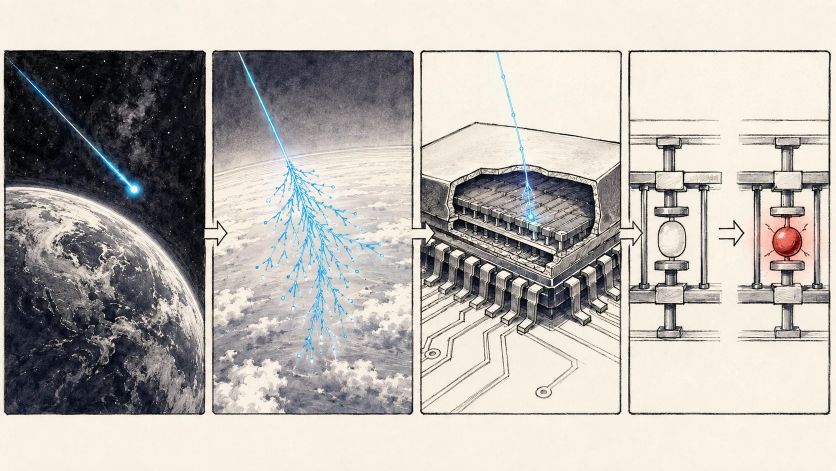
#> input picture projects/cosmic-ray-proof/assets/style/golide-style-frame-v1.webp, 1672 x 941 px (shown at 1/2 size)
$ python -i openai_media.py   (imports and definitions only)
#> lines starting #> are read from the running program, lines starting #| are printed output that depends on the picture; after the words box and inside, x2 and y2 are one past the last pixel; in counts of white or black regions, pixels touching at a corner belong together
from __future__ import annotations

import base64
import subprocess
import tempfile
from contextlib import ExitStack
from pathlib import Path

from PIL import Image, ImageFile

from .base import ProviderOutput
from .openai_client import client
from ..visual_identity import VisualIdentity


class OpenAIImageProvider:
    def __init__(self, model: str = "gpt-image-2", quality: str = "medium"):
        self.model = model
        self.quality = quality

    # [171 lines left out: functions _identity, _locked_prompt, _references_for, _normalize_edit_references, _create, create_image and 2 more, not called in this run]


SAFE_RETRY = (" Keep it calm and everyday: ordinary objects only, no weapons, no explosions, no fire, "
              "no smoke, no tanks, no gas cylinders, no blasts, no damage, no people in danger.")


class OpenAILineArtProvider:
    """Scene illustrations for GOLIDE Black videos.

    Deliberately bypasses the older paper-cut/navy identity wrapper: these
    prompts already lock the black line-art style (see vector.illustrate).
    """

    def __init__(self, model: str = "gpt-image-1-mini", quality: str = "medium"):
        self.model = model
        self.quality = quality

    STRUCTURE_RULE = (" REFERENCE IMAGES: they show how the objects are really built (a real product, or a "
                      "sketch of how a coin, banknote, bank, shelf, card or contract is made). Copy ONLY the "
                      "structure: the "
                      "silhouette, proportions, number of legs, wheels or arms, and its distinctive "
                      "parts, so the drawing is unmistakably THIS product. Ignore its colours, lighting, "
                      "materials, background, people, text and logos; draw it entirely in the line-art "
                      "style above.")

    # [17 lines left out: function create, not called in this run]


PRODUCT_SHOT_RULES = (
    "A photorealistic product render of the REAL product, like the maker's own launch "
    "pictures: exact shape, proportions, materials, colours, buttons, cameras and seams of "
    "THIS model (use the reference image for its true structure). One product only, whole and "
    "centred, a clear three-quarter view, soft studio light with gentle reflections, crisp "
    "edges. If it has a screen, the screen is on and shows a plain colourful wallpaper. No "
    "text, no words, no logos, no hands, no people, no props, no floor, no shadow, nothing "
    "else in the picture: a fully transparent background."
)


def cut_out(path: Path) -> None:
    """Make sure the product sits on a clear background: when the model returned an opaque
    picture, the flat background colour seen at the corners is keyed out."""
    img = Image.open(path).convert("RGBA")
    if img.getchannel("A").getextrema()[0] < 10:
        return                                  # already transparent (the usual case)
    import numpy as np
    from scipy import ndimage

    a = np.asarray(img).astype(np.int32)
    rgb = a[..., :3]
    corners = np.concatenate([rgb[:8, :8].reshape(-1, 3), rgb[:8, -8:].reshape(-1, 3),
                              rgb[-8:, :8].reshape(-1, 3), rgb[-8:, -8:].reshape(-1, 3)])
#> corners = 256 rows, first 8: [250, 242, 231], [250, 242, 231], [250, 242, 231], [250, 242, 231], [251, 244, 232], [251, 244, 232], [251, 244, 232], [251, 244, 232]
    bg = np.median(corners, axis=0)
#> bg = [251, 244, 231]
    near = np.abs(rgb - bg).sum(axis=2) < 40
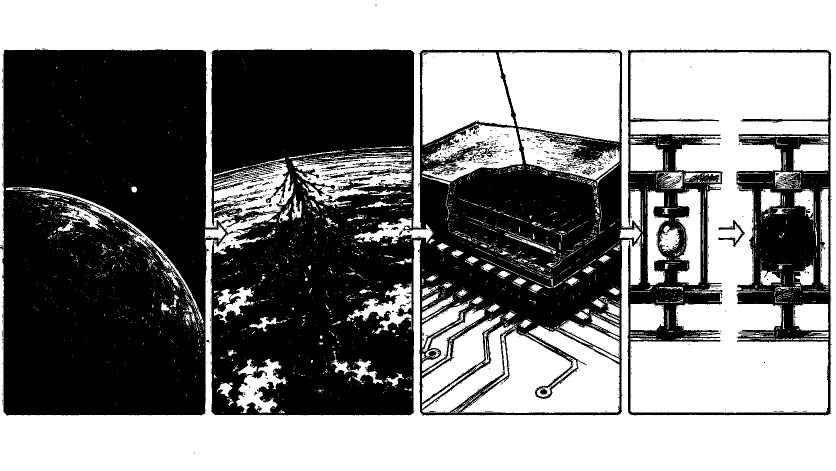
#> near: shape (941, 1672) bool (shown at 1/2 size); 51.5% white; 1249 black regions (1180 under 20 px), largest, box (x1, y1, x2, y2) and area: (0, 98, 1663, 832) 754848, (654, 353, 746, 383) 689, (1436, 440, 1490, 494) 593
    labels, _ = ndimage.label(near)
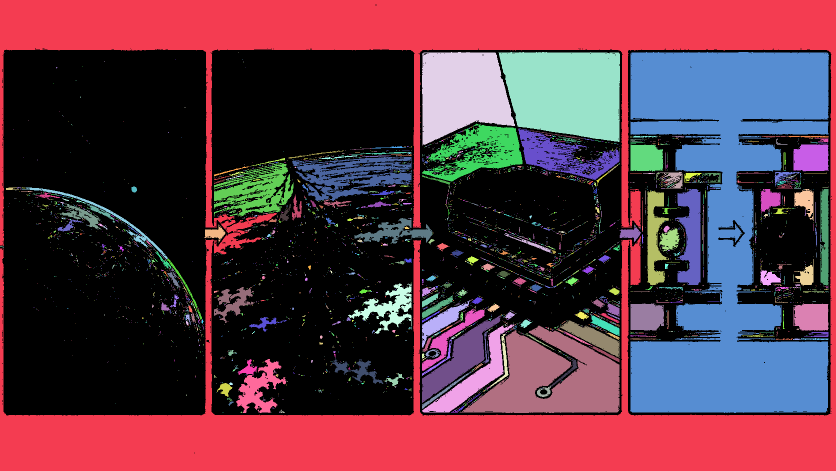
#> labels: shape (941, 1672) int32 (shown at 1/2 size); 4766 distinct labels, from 0 to 4765; one colour per label, 0 black
    edge = set(np.unique(np.concatenate([labels[0], labels[-1], labels[:, 0], labels[:, -1]]))) - {0}
#> edge = 2 items
    background = np.isin(labels, list(edge))
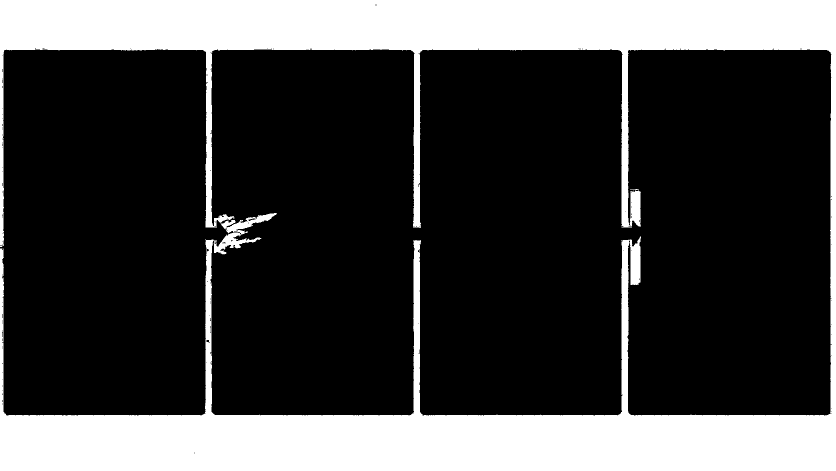
#> background: shape (941, 1672) bool (shown at 1/2 size); 25.3% white; 1 white region, box (x1, y1, x2, y2) and area: (0, 0, 1672, 941) 398346
    alpha = np.where(background, 0, 255).astype(np.float32)
    alpha = ndimage.gaussian_filter(alpha, 1.0)
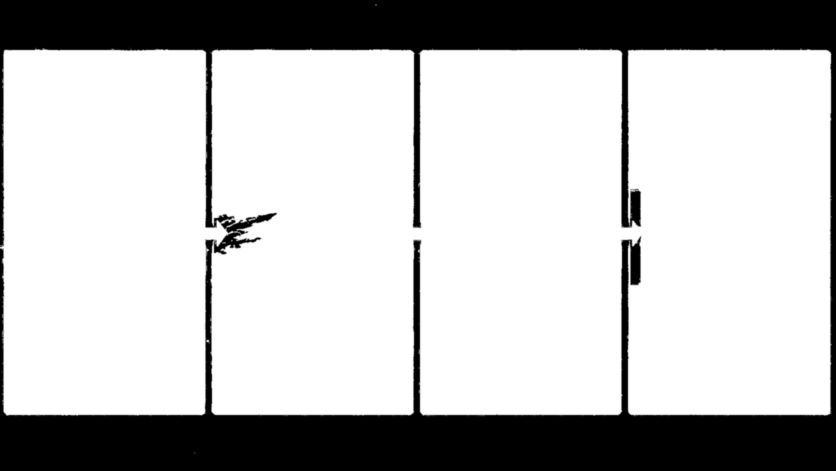
#> alpha: shape (941, 1672) float32 (shown at 1/2 size); min 0, max 255, mean 190.4
    out = np.dstack([rgb, alpha]).clip(0, 255).astype(np.uint8)
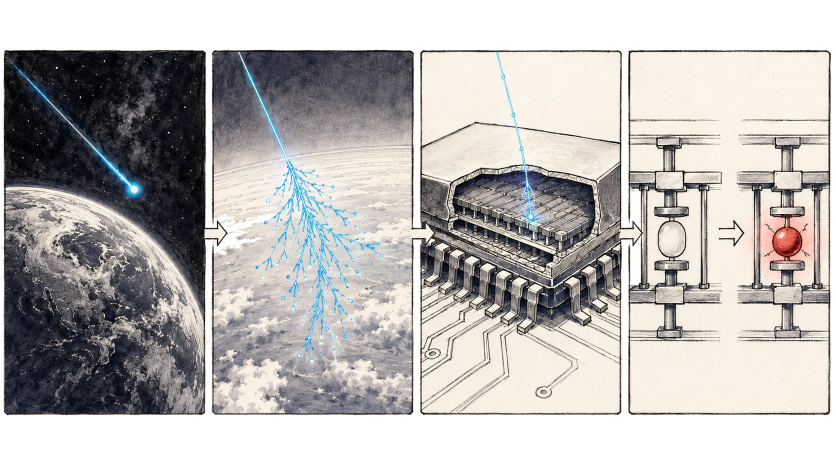
#> out: shape (941, 1672, 4) (shown at 1/2 size); mean R, G, B, A 184, 179.4, 174.3, 190.4; transparent parts drawn white
    Image.fromarray(out, "RGBA").save(path)


class OpenAIProductProvider:
    """Full-colour real-product pictures (owner direction 2026-10-31: "the real product
    showing its action"), shown whole by the renderer as plates (vector.illustrate.load_plate)."""

    def __init__(self, model: str = "gpt-image-1-mini", quality: str = "medium"):
        self.model = model
        self.quality = quality

    # [22 lines left out: function create, not called in this run]


class OpenAIVoiceProvider:
    # [13 lines left out: functions __init__, synthesize, not called in this run]


class OpenAICaptionProvider:
    def __init__(self, model: str = "whisper-1"):
        self.model = model

    # [23 lines left out: function transcribe_words, not called in this run]

>>> result = cut_out('../../../projects/cosmic-ray-proof/assets/style/golide-style-frame-v1.webp')
